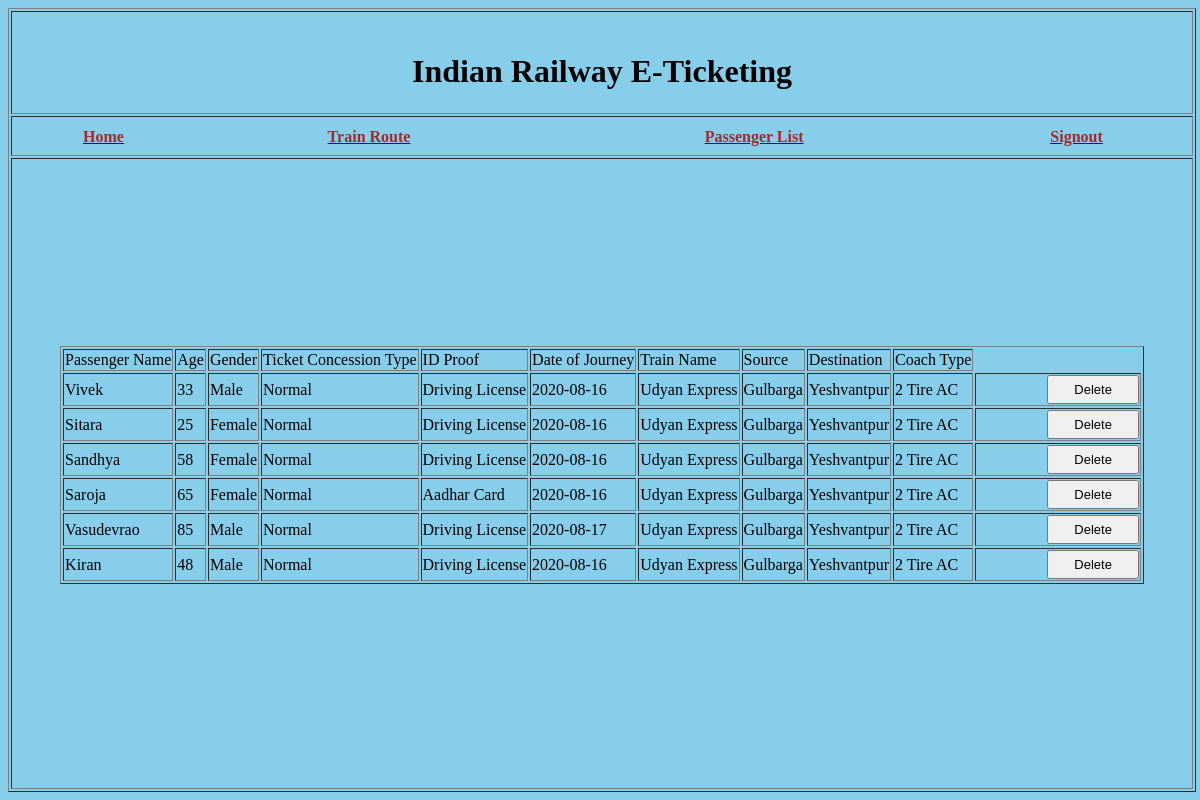
Before: /railway/tcpassengerlistdisplay with the older database file.
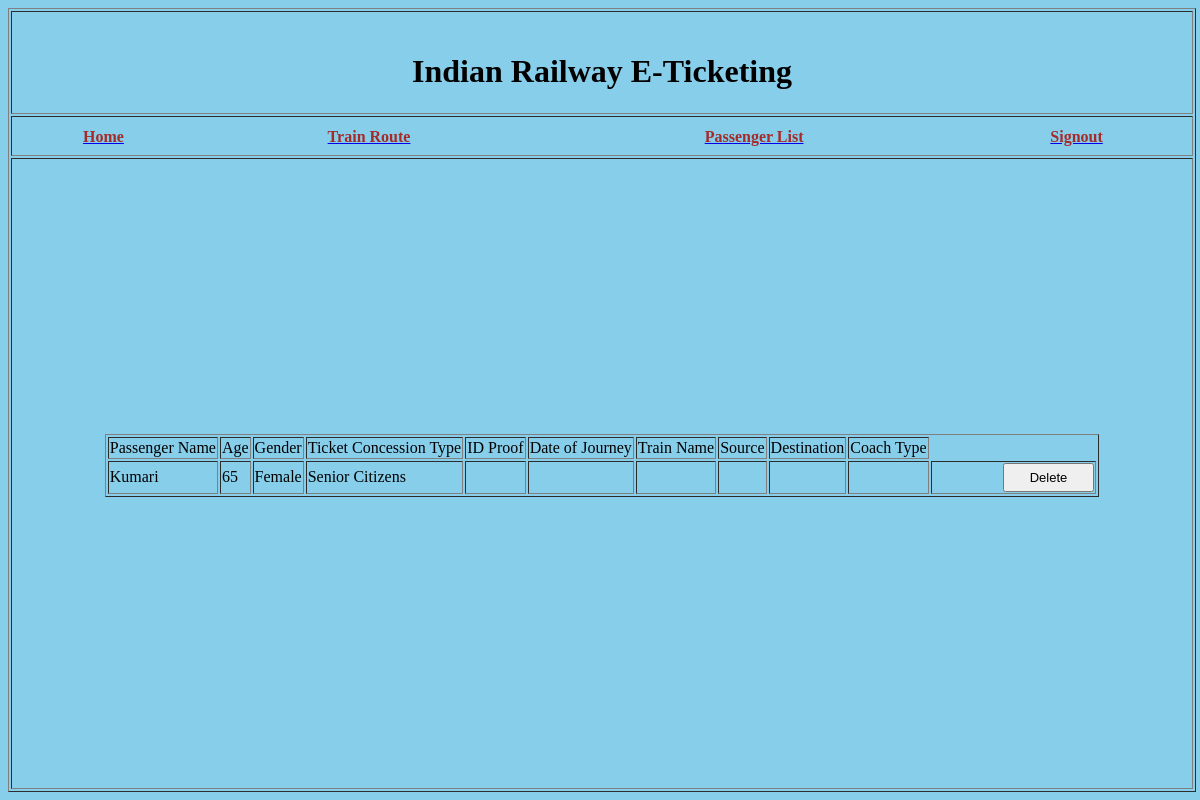
After: the same page with the newer database file.
### RAILWAYAPP/models.py (models this page shows)
class PassengerData(models.Model):
	name=models.CharField(max_length=50)
	age=models.CharField(max_length=50)
	gender=models.CharField(max_length=30)
	concession=models.CharField(max_length=30)
	idproof=models.CharField(max_length=30,default="")
	doj=models.CharField(max_length=30,default="")
	trainid=models.CharField(max_length=30,default="")
	source=models.CharField(max_length=30,default="")
	destination=models.CharField(max_length=30,default="")
	coachtype=models.CharField(max_length=30,default="2 Tire AC")
	seatnumber=models.CharField(max_length=30,default="")
	seatstatus=models.CharField(max_length=30,default="")
	statusnumber=models.CharField(max_length=30,default="")
	ticketkey=models.CharField(max_length=30,default="")
	ttapproval=models.CharField(max_length=30,default="")
	pnrnumber=models.CharField(max_length=30,default="")

### RAILWAYAPP/views.py (the view)
# urls.py: path("tcpassengerlistdisplay",views.tcpassengerlistdisplay),
def tcpassengerlistdisplay(request):
	if request.method=="POST":
		pid=request.POST.get("pid","");
		data=PassengerData.objects.get(id=pid)
		data.delete()
		newdata=PassengerData.objects.all()
		return render(request,"RAILWAYAPP/tcpassengerlistdisplay.html",{"data":newdata})
	else:
		data=PassengerData.objects.all()
		return render(request,"RAILWAYAPP/tcpassengerlistdisplay.html",{"data":data})

### RAILWAYAPP/templates/RAILWAYAPP/tcpassengerlistdisplay.html (shortened to what this page needs)
<html>
 <head>
 </head>
 <body>
   <table style="width: 99%;height:100%;" border="1">
      <tr>
        <td style="width: 100%;height:10%;" align="center"><br/><h1>Indian Railway E-Ticketing</h1></td>
      </tr>
      <tr>
        <td style="width: 100%;height:5%;">
      <table style="width: 100%;height:100%;">
          <tr>
          <tr>
            <th><a href="tchome"><font color="brown">Home</font></a></th>
            <th><a href="trainroutedisplay"><font color="brown">Train Route</font></a></th>
            <th><a href="tcpassengerlistdisplay"><font color="brown">Passenger List</font></a></th>
            <th><a href="railway"><font color="brown">Signout</font></a></th>
          </tr>
          </tr>
      </table>
        </td>
      </tr>
      <tr>
        <td style="width: 100%;height:80%;">
     <form name="form1" method="POST">
	<table border=1 align="center">
<tr>
  <td>Passenger Name</td>
  <td>Age</td>
  <td>Gender</td>
  <td>Ticket Concession Type</td>
  <td>ID Proof</td>
  <td>Date of Journey</td>
  <td>Train Name</td>
  <td>Source</td>
  <td>Destination</td>
<td>Coach Type</td>
</tr>
  {%for d in data%}
  <form name="frm" method="post">
  <tr>
  	<td>{{d.name}}</td>
  	<td>{{d.age}}</td>
  	<td>{{d.gender}}</td>
  	<td>{{d.concession}}</td>
    <td>{{d.idproof}}</td>
    <td>{{d.doj}}</td>
    <td>{{d.trainid}}</td>
    <td>{{d.source}}</td>
    <td>{{d.destination}}</td>
    <td>{{d.coachtype}}</td>
    <td>
      <input type="submit" name="btnsubmit" value="Delete">
    </td>
  </tr>
  </form>
  {%endfor%}
    </table>
</body>
</html>

Changed rows visible on the page:
removed PassengerData: name "Vivek", age "33", gender "Male", concession "Normal", idproof "Driving License", doj "2020-08-16", trainid "Udyan Express", source "Gulbarga", destination "Yeshvantpur", coachtype "2 Tire AC"
removed PassengerData: name "Sitara", age "25", gender "Female", concession "Normal", idproof "Driving License", doj "2020-08-16", trainid "Udyan Express", source "Gulbarga", destination "Yeshvantpur", coachtype "2 Tire AC"
removed PassengerData: name "Sandhya", age "58", gender "Female", concession "Normal", idproof "Driving License", doj "2020-08-16", trainid "Udyan Express", source "Gulbarga", destination "Yeshvantpur", coachtype "2 Tire AC"
removed PassengerData: name "Saroja", age "65", gender "Female", concession "Normal", idproof "Aadhar Card", doj "2020-08-16", trainid "Udyan Express", source "Gulbarga", destination "Yeshvantpur", coachtype "2 Tire AC"
removed PassengerData: name "Vasudevrao", age "85", gender "Male", concession "Normal", idproof "Driving License", doj "2020-08-17", trainid "Udyan Express", source "Gulbarga", destination "Yeshvantpur", coachtype "2 Tire AC"
removed PassengerData: name "Kiran", age "48", gender "Male", concession "Normal", idproof "Driving License", doj "2020-08-16", trainid "Udyan Express", source "Gulbarga", destination "Yeshvantpur", coachtype "2 Tire AC"
added PassengerData: name "Kumari", age "65", gender "Female", concession "Senior Citizens"
